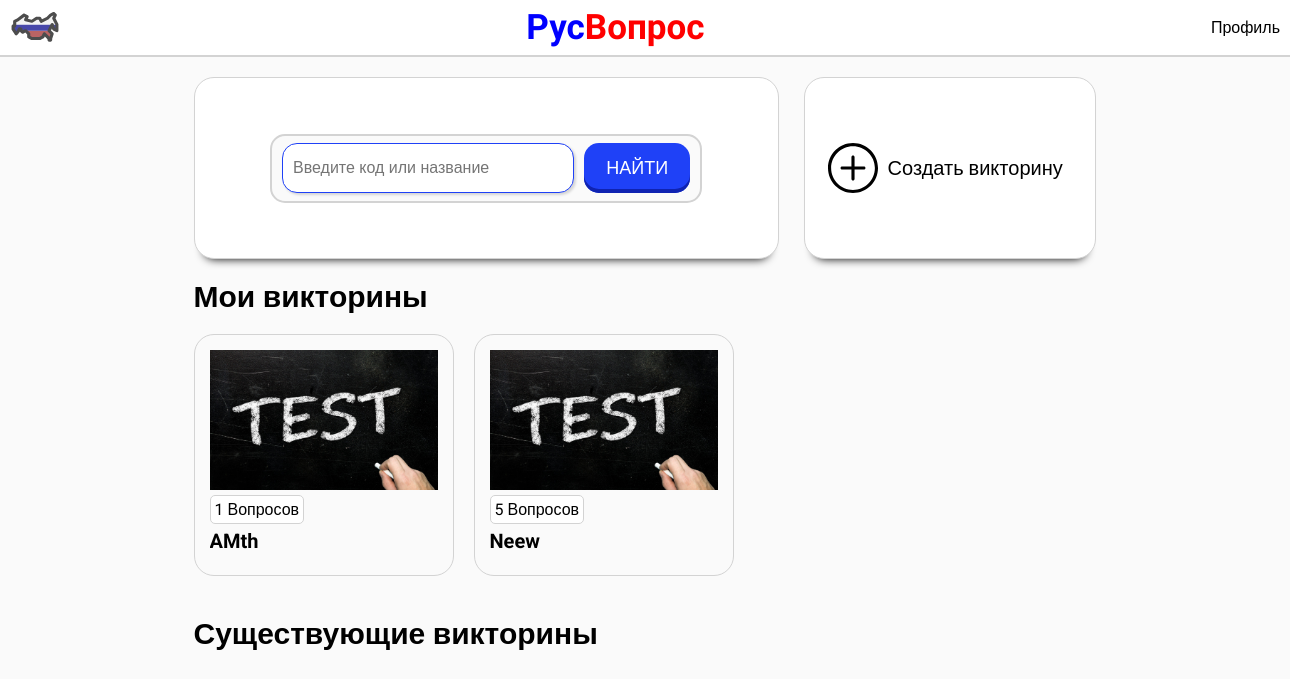
Before: / (signed in) with the older database file.
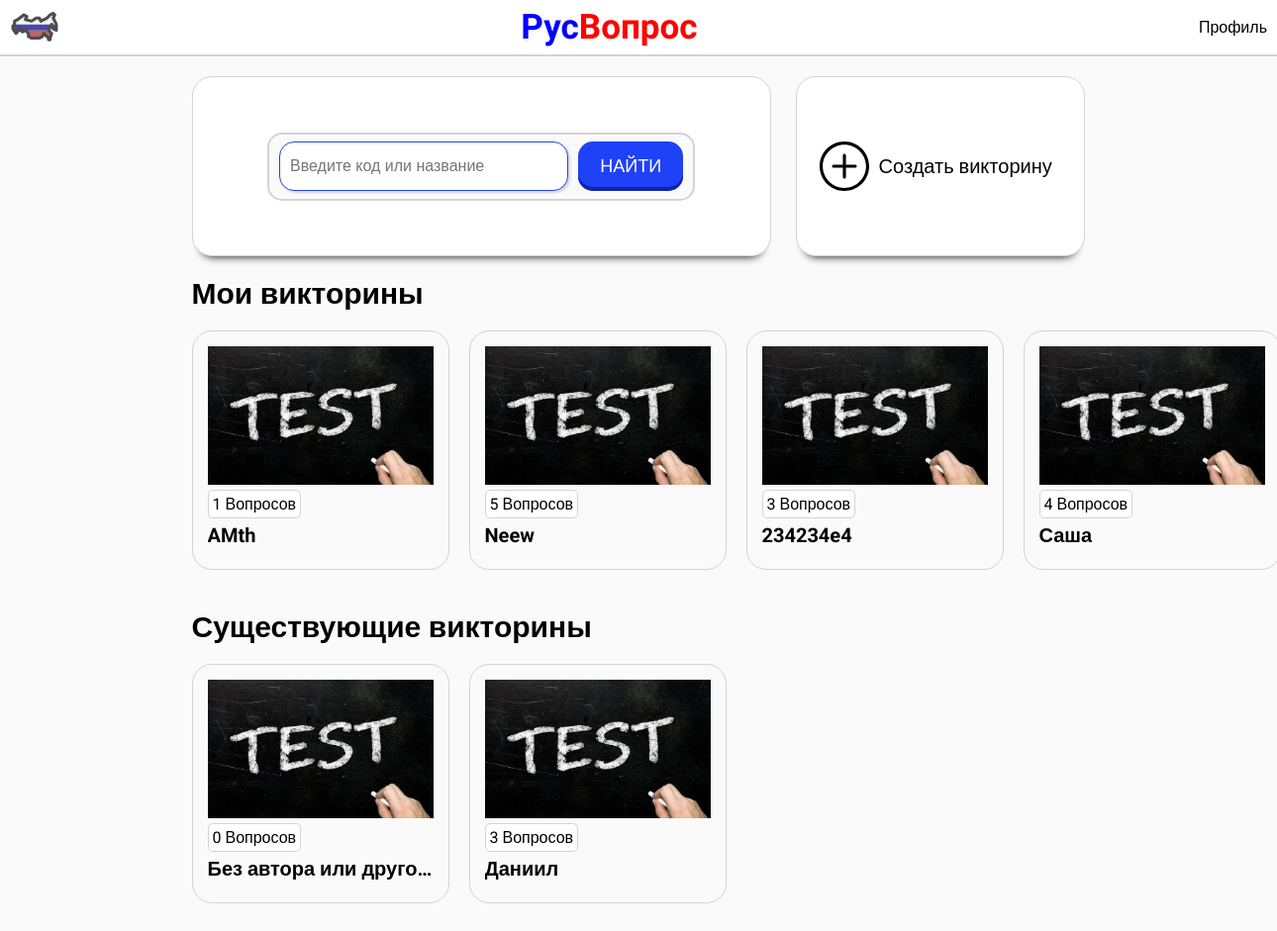
After: the same page with the newer database file.
### quizes/models.py (models this page shows, shortened)
class Quiz(models.Model):
    author = models.ForeignKey(User, on_delete=models.CASCADE, blank=True, null=True)
    name = models.CharField(max_length=120)
    topic = models.CharField(max_length=120)
    number_of_questions = models.IntegerField()
    time = models.IntegerField(help_text="Время на выполнение (мин)")
    difficulty = models.CharField(max_length=30)

### base/views.py (the view)
# urls.py: path('', MainPage.as_view()),
class MainPage(ListView):
    template_name = 'user_quizes_list.html'
    model = Quiz
    context_object_name = 'user_quizes'
    def get_context_data(self, *, object_list=None, **kwargs):
        context = super().get_context_data(**kwargs)
        if self.request.user.is_authenticated:
            context['all_quizes'] = context['user_quizes'].exclude(author=self.request.user)
            context['user_quizes'] = context['user_quizes'].filter(author=self.request.user)
        else:
            context['all_quizes'] = context['user_quizes']
            context.pop('user_quizes', None)
        return context

### base/templates/user_quizes_list.html
{% extends 'base.html' %}
{% load static %}
{% block user_questions %}
{% for quiz in user_quizes %}
<li class="existing-item">
    <img src="{% static 'test.jpg' %}" alt="#">
    <p>{{quiz.number_of_questions}} Вопросов</p>
    <h2>{{quiz.name}}</h2>
</li>
{% endfor %}
{% endblock user_questions %}
{% block all_questions %}
{% for quiz in all_quizes %}
<li class="existing-item">
    <img src="{% static 'test.jpg' %}" alt="#">
    <p>{{quiz.number_of_questions}} Вопросов</p>
    <h2>{{quiz.name}}</h2>
</li>
{% endfor %}
{% endblock all_questions %}

Changed rows visible on the page:
added Quiz: number_of_questions "3", name "234234e4", shown under "Мои викторины"
added Quiz: number_of_questions "4", name "Саша", shown under "Мои викторины"
added Quiz: number_of_questions "0", name "Без автора или друго…", shown under "Существующие викторины"
added Quiz: number_of_questions "3", name "Даниил", shown under "Существующие викторины"
